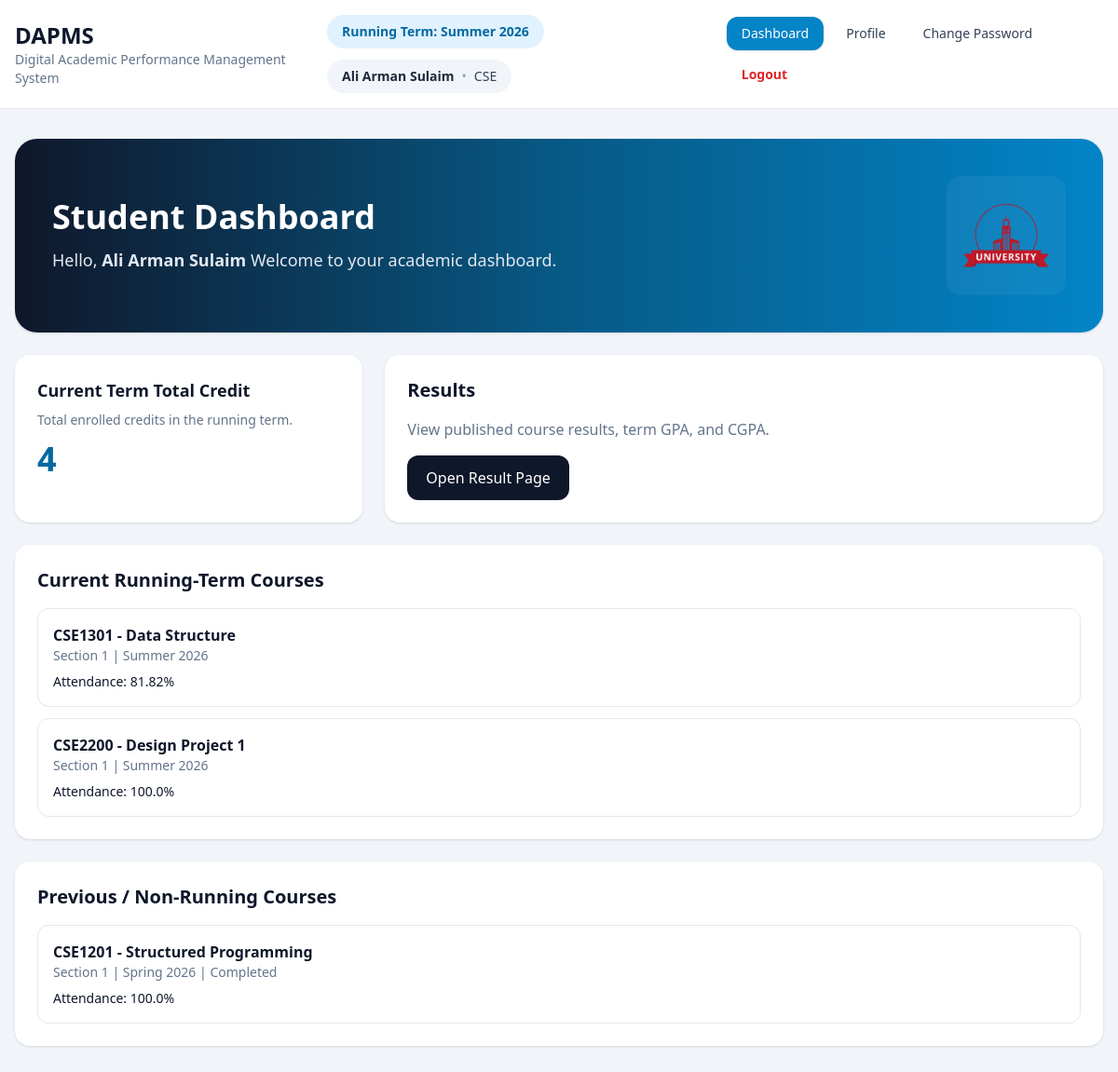
Before: /student/dashboard (signed in) with the older database file.
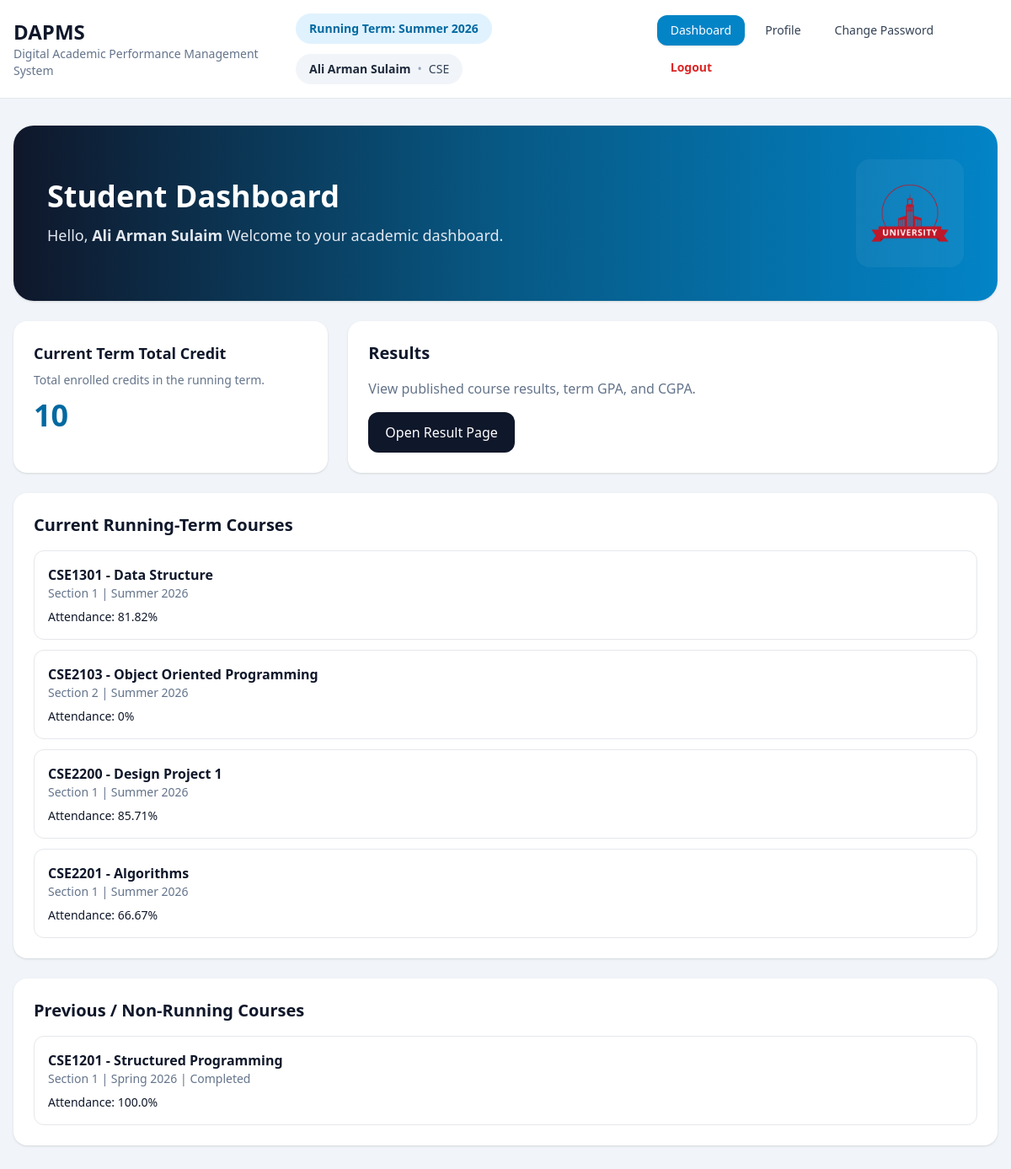
After: the same page with the newer database file.
### tables this page shows
CREATE TABLE sections(
            id INTEGER PRIMARY KEY AUTOINCREMENT,
            section_no TEXT NOT NULL,
            room_no TEXT NOT NULL,
            schedule TEXT NOT NULL,
            term_id INTEGER NOT NULL,
            course_id INTEGER NOT NULL,
            teacher_user_id INTEGER NOT NULL,
            UNIQUE(term_id, course_id, section_no),
            FOREIGN KEY(term_id) REFERENCES terms(id) ON DELETE CASCADE,
            FOREIGN KEY(course_id) REFERENCES courses(id) ON DELETE CASCADE,
            FOREIGN KEY(teacher_user_id) REFERENCES users(id) ON DELETE CASCADE
        );

### app/routes/student.py (the view)
@bp.route('/dashboard')
@role_required('student')
def dashboard():
    manager = _manager()
    return render_template(
        'student/dashboard.html',
        courses=manager.dashboard_courses(session.get('user_id')),
        archived_courses=manager.archived_courses(session.get('user_id')),
        current_term_total_credit=manager.current_term_total_credit(session.get('user_id'))
    )

### app/core/security.py (called while the page is built)
def load_user():
    user_id = session.get('user_id')
    if not user_id:
        g.user = None
        return
    g.user = get_db().execute('SELECT * FROM users WHERE id=?', (user_id,)).fetchone()

def role_required(*roles):
    def decorator(view):
        @wraps(view)
        def wrapped(*args, **kwargs):
            if session.get('role') not in roles:
                return redirect(url_for('auth.login'))
            return view(*args, **kwargs)
        return wrapped
    return decorator

### app/db.py (called while the page is built)
def get_db():
    if 'db' not in g:
        g.db = sqlite3.connect(current_app.config['DATABASE'])
        g.db.row_factory = sqlite3.Row
        g.db.execute('PRAGMA foreign_keys = ON')
    return g.db

### app/routes/auth.py (called while the page is built)
@bp.before_app_request
def before():
    load_user()

### app/routes/student.py (called while the page is built)
def _manager() -> StudentManager:
    return StudentManager(get_db())

### app/templates/student/dashboard.html
{% extends 'layout.html' %}
{% block content %}
<div class="space-y-6">
  <div class="bg-gradient-to-r from-slate-900 via-sky-800 to-sky-600 text-white rounded-3xl shadow p-8 lg:p-10">
    <div class="flex flex-col lg:flex-row lg:items-center lg:justify-between gap-6">
      <div>
        <h2 class="text-3xl lg:text-4xl font-extrabold">Student Dashboard</h2>
        <p class="mt-3 text-slate-200 text-lg">
          Hello,<b> {{ current_user['name'] }}</b> Welcome to your academic dashboard.
        </p>
      </div>
      <div class="grid grid-cols-2 max-w-[280px]">
       <div class="col-span-2 bg-white/5 rounded-2xl p-4 flex items-center justify-center">
         <img src="{{ url_for('static', filename='logo.png') }}"
       alt="DAPMS Logo"
       class="h-24 w-auto object-contain">
</div>
      </div>
    </div>
  </div>
  <div class="grid lg:grid-cols-3 gap-6">
    <div class="bg-white rounded-2xl shadow p-6">
      <h3 class="text-lg font-bold mb-2">Current Term Total Credit</h3>
      <p class="text-slate-500 text-sm mb-3">Total enrolled credits in the running term.</p>
      <div class="text-4xl font-extrabold text-sky-700">
        {{ current_term_total_credit }}
      </div>
    </div>
    <div class="lg:col-span-2 bg-white rounded-2xl shadow p-6">
      <h3 class="text-xl font-bold mb-4">Results</h3>
      <p class="text-slate-500 mb-4">
        View published course results, term GPA, and CGPA.
      </p>
      <a href="{{ url_for('student.results') }}"
         class="inline-block bg-slate-900 text-white px-5 py-3 rounded-xl">
        Open Result Page
      </a>
    </div>
  </div>
  <div class="bg-white rounded-2xl shadow p-6">
    <h3 class="text-xl font-bold mb-4">Current Running-Term Courses</h3>
    <div class="space-y-3">
      {% for c in courses %}
        <a href="{{ url_for('student.course_page', section_id=c['section_id']) }}"
           class="block border rounded-xl p-4 hover:bg-slate-50">
          <div class="font-semibold">{{ c['course_code'] }} - {{ c['title'] }}</div>
          <div class="text-sm text-slate-500">
            Section {{ c['section_no'] }} | {{ c['term_name'] }}
          </div>
          <div class="text-sm mt-2">
            Attendance: {{ c['attendance_percentage'] }}%
          </div>
        </a>
      {% else %}
        <div class="text-slate-500">No running-term courses found.</div>
      {% endfor %}
    </div>
  </div>
  <div class="bg-white rounded-2xl shadow p-6">
    <h3 class="text-xl font-bold mb-4">Previous / Non-Running Courses</h3>
    <div class="space-y-3">
      {% for c in archived_courses %}
        <a href="{{ url_for('student.course_page', section_id=c['section_id']) }}"
           class="block border rounded-xl p-4 hover:bg-slate-50">
          <div class="font-semibold">{{ c['course_code'] }} - {{ c['title'] }}</div>
          <div class="text-sm text-slate-500">
            Section {{ c['section_no'] }} | {{ c['term_name'] }} | {{ c['term_status']|title }}
          </div>
          <div class="text-sm mt-2">
            Attendance: {{ c['attendance_percentage'] }}%
          </div>
        </a>
      {% else %}
        <div class="text-slate-500">No archived courses yet.</div>
      {% endfor %}
    </div>
  </div>
</div>
{% endblock %}

Changed rows visible on the page:
added sections: course_code "CSE2103", title "Object Oriented Programming", section_no "2", term_name "Summer 2026", attendance_percentage "0", shown under "Current Running-Term Courses"
computed for sections (number 3 of 5 on the later page): attendance_percentage "100.0" → "85.71"
added sections: course_code "CSE2201", title "Algorithms", section_no "1", term_name "Summer 2026", attendance_percentage "66.67", shown under "Current Running-Term Courses"
Other visible differences:
{{ current_term_total_credit }}: "4" → "10"
